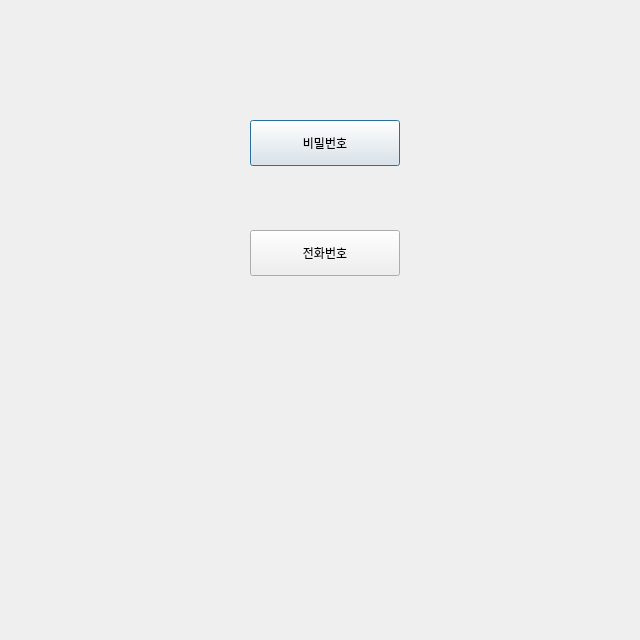
<?xml version="1.0" encoding="UTF-8"?>
<ui version="4.0">
 <class>memberInfo</class>
 <widget class="QDialog" name="memberInfo">
  <property name="geometry">
   <rect>
    <x>0</x>
    <y>0</y>
    <width>640</width>
    <height>640</height>
   </rect>
  </property>
  <property name="windowTitle">
   <string>Dialog</string>
  </property>
  <widget class="QPushButton" name="pushButton">
   <property name="geometry">
    <rect>
     <x>250</x>
     <y>120</y>
     <width>150</width>
     <height>46</height>
    </rect>
   </property>
   <property name="text">
    <string>비밀번호</string>
   </property>
  </widget>
  <widget class="QPushButton" name="pushButton_2">
   <property name="geometry">
    <rect>
     <x>250</x>
     <y>230</y>
     <width>150</width>
     <height>46</height>
    </rect>
   </property>
   <property name="text">
    <string>전화번호</string>
   </property>
  </widget>
 </widget>
 <resources/>
 <connections/>
</ui>
